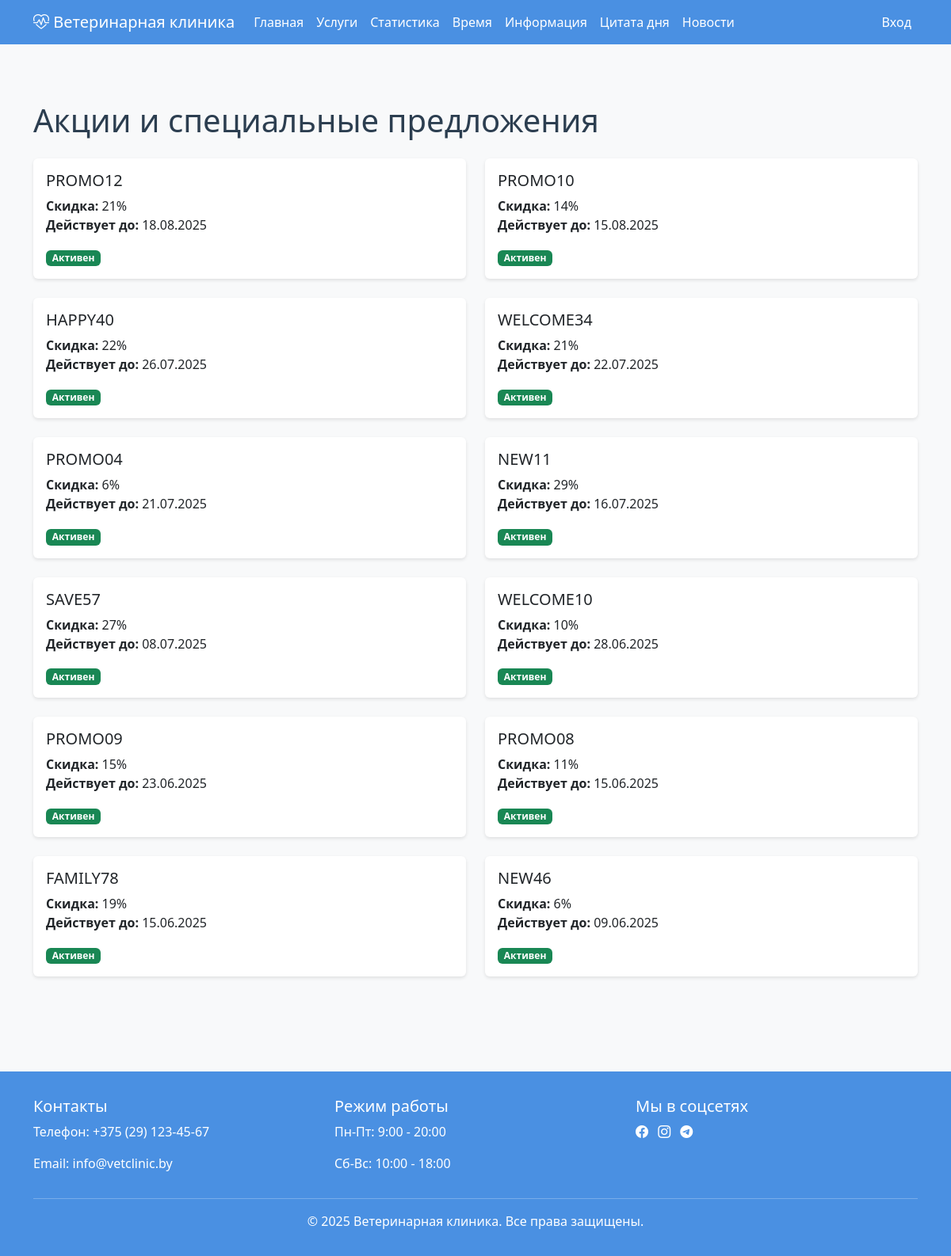
Page /promos/ on the committed database.
### main/models.py (models this page shows, shortened)
class PromoCode(models.Model):
    code = models.CharField(max_length=20, unique=True, verbose_name='Код')
    discount = models.PositiveIntegerField(help_text='Скидка в процентах', verbose_name='Скидка (%)')
    is_active = models.BooleanField(default=True, verbose_name='Активен')
    valid_until = models.DateField(verbose_name='Действителен до')
    created_at = models.DateTimeField(auto_now_add=True, verbose_name='Добавлено', null=True, blank=True)
    updated_at = models.DateTimeField(auto_now=True, verbose_name='Изменено', null=True, blank=True)
    class Meta:
        verbose_name = 'Промокод/Купон'
        verbose_name_plural = 'Промокоды и купоны'

### main/views.py (the view)
# urls.py: path('promos/', views.promos, name='promos'),
def promos(request):
    promos = PromoCode.objects.filter(is_active=True).order_by('-valid_until')
    return render(request, 'main/promos.html', {'promos': promos})

### main/templates/main/promos.html (shortened to what this page needs)
{% extends 'base.html' %}
{% block content %}
<div class="container py-5">
    <h1 class="mb-4">Акции и специальные предложения</h1>
    <div class="row">
        {% for promo in promos %}
        <div class="col-md-6 mb-4">
            <div class="card h-100">
                <div class="card-body">
                    <h5 class="card-title">{{ promo.code }}</h5>
                    <p class="card-text">
                        <strong>Скидка:</strong> {{ promo.discount }}%<br>
                        <strong>Действует до:</strong> {{ promo.valid_until|date:"d.m.Y" }}
                    </p>
                    {% if promo.is_active %}
                    <span class="badge bg-success">Активен</span>
                    {% else %}
                    <span class="badge bg-secondary">Неактивен</span>
                    {% endif %}
                </div>
            </div>
        </div>
        {% empty %}
        <div class="col-12">
            <div class="alert alert-info">
                В данный момент нет активных акций.
            </div>
        </div>
        {% endfor %}
    </div>
</div>
{% endblock %}

### templates/base.html (style rules this page uses)
:root { --primary-color: #4a90e2; --secondary-color: #f39c12; --accent-color: #2ecc71; --background-color: #f8f9fa; --text-color: #2c3e50; }
body { background-color: var(--background-color); color: var(--text-color); }
.card { border: none; box-shadow: 0 2px 4px rgba(0,0,0,0.1); transition: transform 0.3s ease; }

### rows in the picture
PromoCode: code "PROMO12", discount "21", valid_until "18.08.2025", is_active "Активен"
PromoCode: code "PROMO10", discount "14", valid_until "15.08.2025", is_active "Активен"
PromoCode: code "HAPPY40", discount "22", valid_until "26.07.2025", is_active "Активен"
PromoCode: code "WELCOME34", discount "21", valid_until "22.07.2025", is_active "Активен"
PromoCode: code "PROMO04", discount "6", valid_until "21.07.2025", is_active "Активен"
PromoCode: code "NEW11", discount "29", valid_until "16.07.2025", is_active "Активен"
PromoCode: code "SAVE57", discount "27", valid_until "08.07.2025", is_active "Активен"
PromoCode: code "WELCOME10", discount "10", valid_until "28.06.2025", is_active "Активен"
PromoCode: code "PROMO09", discount "15", valid_until "23.06.2025", is_active "Активен"
PromoCode: code "PROMO08", discount "11", valid_until "15.06.2025", is_active "Активен"
PromoCode: code "FAMILY78", discount "19", valid_until "15.06.2025", is_active "Активен"
PromoCode: code "NEW46", discount "6", valid_until "09.06.2025", is_active "Активен"
